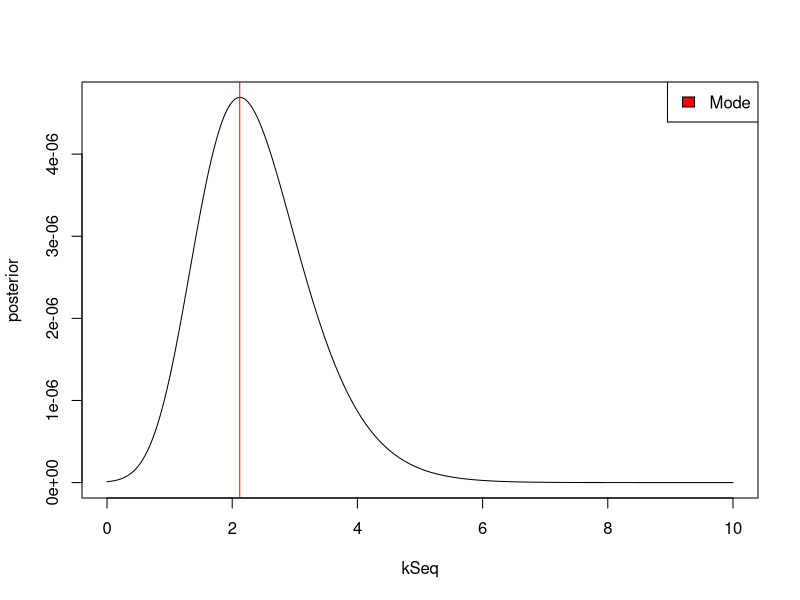

The R script that drew this image:

# A: Plot the posterior distribution of k
# posterior(k | y, mu) = likelihood * prior(k) = prod_prob * prior

y <- c(-2.44, 2.14, 2.54, 1.83, 2.01, 2.33, -2.79, 2.23, 2.07, 2.02)
kSeq <- seq(0,10, by=0.01)
mu <- 2.39
lambda <- 1
# kappa <- dexp(kSeq, lambda)

mises <- function(k, y, mu) {
  I <- besselI(k,0)
  return ((exp(k * cos(y - mu))) / (2 * pi * I))
}

kPos <- function(k, mu,y) {
  #prod since independent
  return ( prod( mises(k, y, mu) ) * dexp(k))
}

posterior = c()
for (k in kSeq){
  posterior = c(posterior, c(kPos(k, mu, y)))
}

plot(kSeq, posterior,type='l')
legend('topright', legend='Mode', fill='red')


# B: Compute the posterior mode of k

kPosMode <- kSeq[which.max(posterior)]
abline(v=kPosMode, col='red', lwd=1)